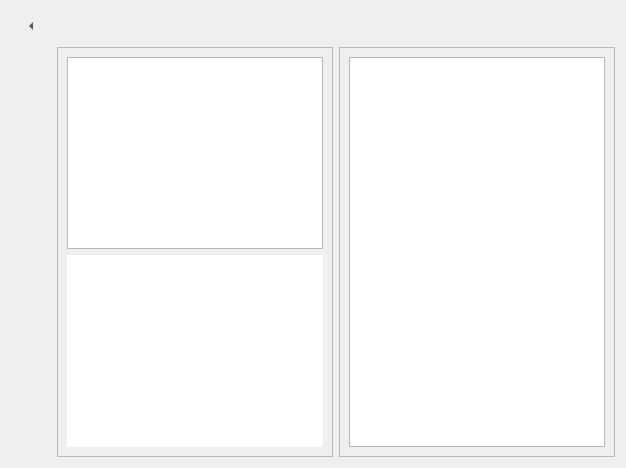
      <widget class="QWidget" name="floatPage">
       <layout class="QGridLayout" name="gridLayout_7">
        <item row="1" column="1">
         <widget class="QFrame" name="frame_3">
          <property name="frameShape">
           <enum>QFrame::Shape::StyledPanel</enum>
          </property>
          <property name="frameShadow">
           <enum>QFrame::Shadow::Raised</enum>
          </property>
          <layout class="QVBoxLayout" name="verticalLayout_3">
           <item>
            <widget class="QChartView" name="depthChart"/>
           </item>
           <item>
            <widget class="QChartView" name="pressureChart">
             <property name="focusPolicy">
              <enum>Qt::FocusPolicy::TabFocus</enum>
             </property>
             <property name="frameShape">
              <enum>QFrame::Shape::NoFrame</enum>
             </property>
             <property name="frameShadow">
              <enum>QFrame::Shadow::Plain</enum>
             </property>
             <property name="midLineWidth">
              <number>0</number>
             </property>
             <property name="backgroundBrush">
              <brush brushstyle="SolidPattern">
               <color alpha="255">
                <red>39</red>
                <green>76</green>
                <blue>98</blue>
               </color>
              </brush>
             </property>
             <property name="foregroundBrush">
              <brush brushstyle="NoBrush">
               <color alpha="255">
                <red>0</red>
                <green>0</green>
                <blue>0</blue>
               </color>
              </brush>
             </property>
             <property name="interactive">
              <bool>false</bool>
             </property>
             <property name="renderHints">
              <set>QPainter::RenderHint::Antialiasing</set>
             </property>
            </widget>
           </item>
          </layout>
         </widget>
        </item>
        <item row="0" column="0">
         <widget class="QToolButton" name="homePageButton_5">
          <property name="minimumSize">
           <size>
            <width>40</width>
            <height>30</height>
           </size>
          </property>
          <property name="maximumSize">
           <size>
            <width>40</width>
            <height>30</height>
           </size>
          </property>
          <property name="font">
           <font>
            <family>Comic Sans MS</family>
           </font>
          </property>
          <property name="text">
           <string>...</string>
          </property>
          <property name="popupMode">
           <enum>QToolButton::ToolButtonPopupMode::DelayedPopup</enum>
          </property>
          <property name="toolButtonStyle">
           <enum>Qt::ToolButtonStyle::ToolButtonFollowStyle</enum>
          </property>
          <property name="autoRaise">
           <bool>true</bool>
          </property>
          <property name="arrowType">
           <enum>Qt::ArrowType::LeftArrow</enum>
          </property>
         </widget>
        </item>
        <item row="1" column="2">
         <widget class="QFrame" name="frame_4">
          <property name="frameShape">
           <enum>QFrame::Shape::StyledPanel</enum>
          </property>
          <property name="frameShadow">
           <enum>QFrame::Shadow::Raised</enum>
          </property>
          <layout class="QVBoxLayout" name="verticalLayout_4">
           <item>
            <widget class="QTableView" name="floatDataTable"/>
           </item>
          </layout>
         </widget>
        </item>
       </layout>
      </widget>
